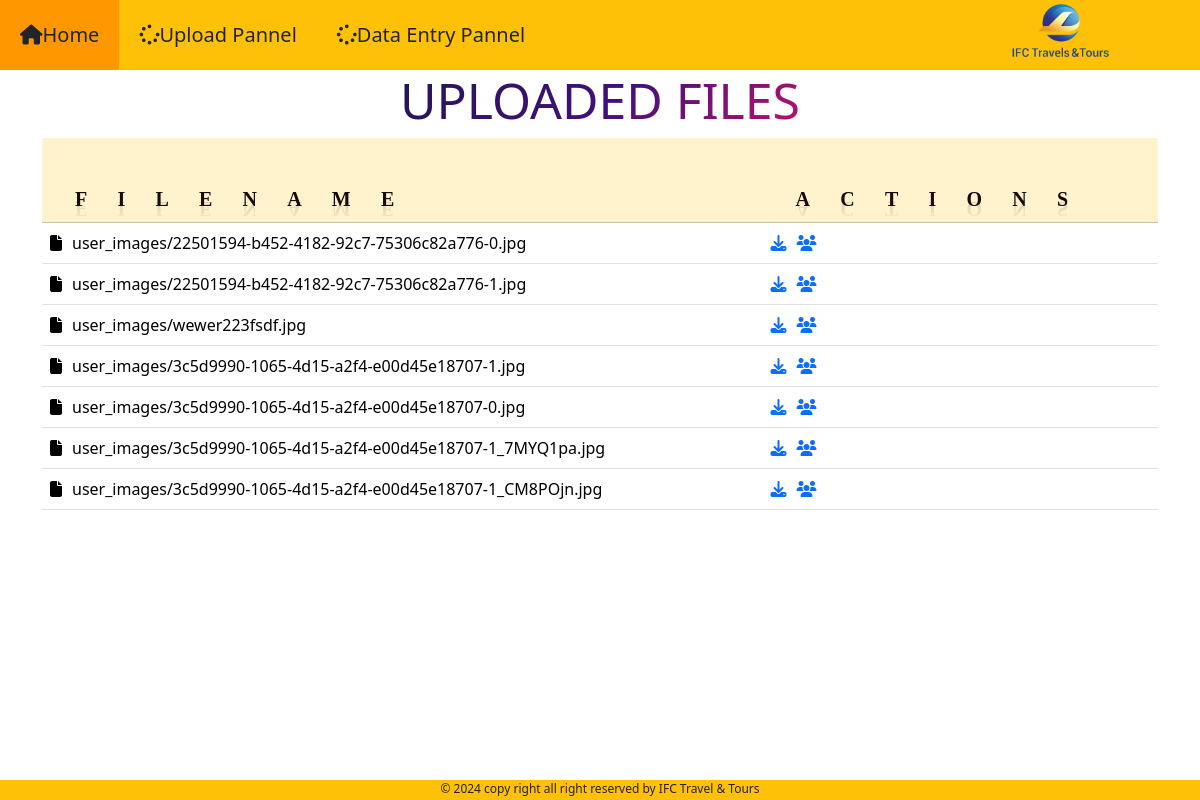
Screenshot of /upload_list/ with the database file from the repository.
### update_news/models.py (models this page shows)
class UserImage(models.Model):
    image = models.ImageField(upload_to='user_images/')

### update_news/views.py (the view)
# urls.py: path('upload_list/',upload_list,name="upload_list"),
def upload_list(request):
    images = UserImage.objects.all()
    return render(request,'upload_file_list.html',{"images":images})

### update_news/templates/upload_file_list.html (shortened to what this page needs)
<!DOCTYPE html>
{% load static %}
<html lang="en">
<head>
    <link href="https://cdn.jsdelivr.net/npm/bootstrap@5.3.2/dist/css/bootstrap.min.css" rel="stylesheet">
</head>
<body>
  <ul class="nav bg-warning">
    <li class="nav-item warning">
        <a href="{% url 'upload_image' %}" class="nav-link text-dark" style="padding: 20px; font-size: 20px;" staria-current="page"><i class="fa-solid fa-house"></i>Home</a>
    </li>
    <li class="nav-item warning">
        <a class="nav-link text-dark" href="{% url 'upload_list' %}" style="padding: 20px; font-size: 20px;" staria-current="page"><i class="fa-solid fa-spinner"></i>Upload Pannel</a>
    </li>
    <li class="nav-item warning">
      <a class="nav-link text-dark" href="{% url 'generate_pdf' %}" style="padding: 20px; font-size: 20px;" staria-current="page"><i class="fa-solid fa-spinner"></i>Data Entry Pannel</a>
  </li>
</ul>
<div style="position: absolute; left: 80%; top: -40px;z-index: 999;">
  <img src="{% static 'image/logo.png' %}" style="width: 200px;" alt="image desc"/>
</div>
<div style="text-align: center;width: 100%;">
  <h2 class="animate-charcter">Uploaded Files</h2>
</div>
    <div class="container p-b-500">
      <table class="table custom-table p-b-100">
        <thead>
          <tr class="table-warning" style="font-size: 25px;">
            <th scope="col"><span  style="padding-left: 10px;"><body>
              <div class="waviy">
                <span style="--i:1">F</span>
                <span style="--i:2">I</span>
                <span style="--i:3">L</span>
                <span style="--i:4">E</span>
                <span style="--i:5">N</span>
                <span style="--i:6">A</span>
                <span style="--i:7">M</span>
                <span style="--i:8">E</span>
               </div>
             </body></span></th>
            <th scope="col"><span><div class="waviy">
              <span style="--i:1">A</span>
              <span style="--i:2">C</span>
              <span style="--i:3">T</span>
              <span style="--i:4">I</span>
              <span style="--i:5">O</span>
              <span style="--i:6">N</span>
              <span style="--i:7">S</span>
             </div></span></th>
          </tr>
        </thead>
        <tbody>
        {% for i in images %}
          <tr>
            <td><i class="fa-solid fa-file"></i><span style="padding-left: 10px;">{{ i.image.name }}</span></td>
            <td><a href="{% url 'agent_generate' i.id %}"><i class="fa-solid fa-download"></i></a><span style="padding-left: 10px;"><a href="{% url 'generated' i.id %}"><i class="fa-solid fa-users"></i></a><br></span></td>
          </tr>
        {% endfor %}
        </tbody>
      </table>
    </div>
  <footer class="bg-warning text-center fixed-bottom" style="height: 20px;">
    <p style="padding-bottom: 3px; font-size: 12px;">© 2024 copy right all right reserved by IFC Travel & Tours</p>
  </footer>
</body>
</html>

### update_news/templates/upload_file_list.html (style rules this page uses)
.warning { border-color: #ff9800; color: rgb(16, 11, 2); }
.custom-table { height: 300px; }
.custom-table { height: 300px; overflow-y: auto; }
.animate-charcter { text-transform: uppercase; background-image: linear-gradient( -225deg, #231557 0%, #44107a 29%, #ff1361 67%, #fff800 100% ); background-size: auto auto; background-clip: border-box; background-size: 200% auto; color: #fff; background-clip: text; text-decoration-color: transparent; -webkit-background-clip: text; -webkit-text-fill-color: transparent; animation: textclip 2s linear infinite; display: inline-block; font-size: 50px; }
* { padding: 0; margin: 0; box-sizing: border-box; }
.waviy { position: relative; -webkit-box-reflect: below -20px linear-gradient(transparent, rgba(0,0,0,.2)); font-size: 20px; }
.waviy span { font-family: 'Alfa Slab One', cursive; position: relative; display: inline-block; color: #170a0a; padding-left: 25px; text-transform: uppercase; animation: waviy 1s infinite; animation-delay: calc(.1s * var(--i)); }

### rows the page displays
UserImage: image.name "user_images/22501594-b452-4182-92c7-75306c82a776-0.jpg"
UserImage: image.name "user_images/22501594-b452-4182-92c7-75306c82a776-1.jpg"
UserImage: image.name "user_images/wewer223fsdf.jpg"
UserImage: image.name "user_images/3c5d9990-1065-4d15-a2f4-e00d45e18707-1.jpg"
UserImage: image.name "user_images/3c5d9990-1065-4d15-a2f4-e00d45e18707-0.jpg"
UserImage: image.name "user_images/3c5d9990-1065-4d15-a2f4-e00d45e18707-1_7MYQ1pa.jpg"
UserImage: image.name "user_images/3c5d9990-1065-4d15-a2f4-e00d45e18707-1_CM8POjn.jpg"
